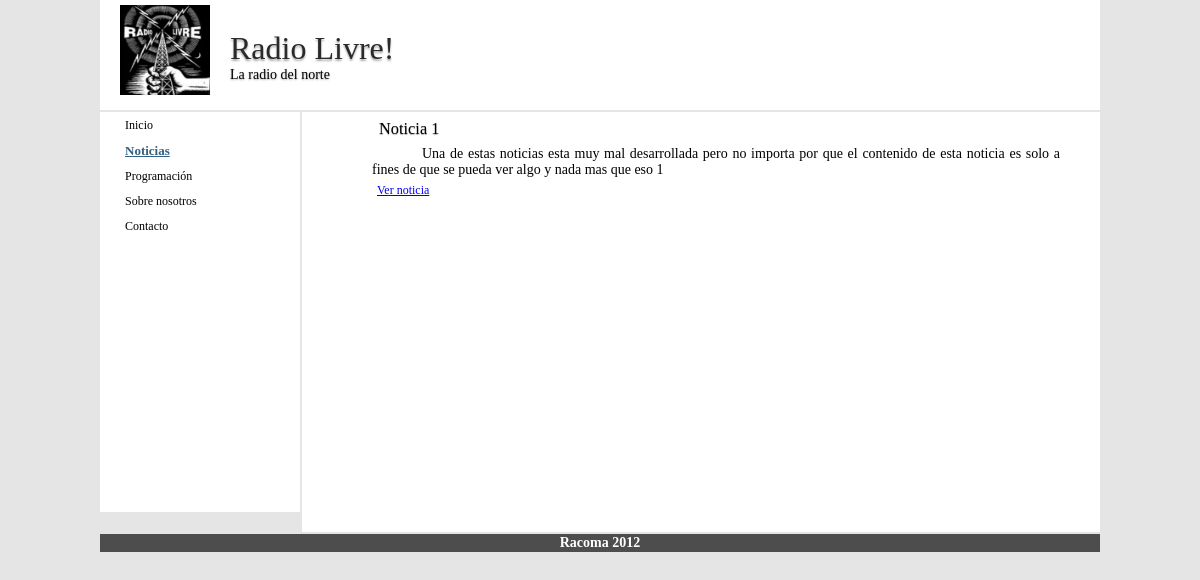
The page /index.php/news/view/1 on the database its author committed.
### application/controllers/news.php (called while the page is built, shortened)
<?php
class News extends CI_Controller {
    public function __construct()
    {
        $this->load->model('news_model');
        $this->load->helper('url');
        $this->menu = menu_ul('news');
    }
    public function view($id)
    {
        $data['news_item'] = $this->news_model->get_news($id);
        $data['title'] = $data['news_item']['title'];
        $data['menu'] = $this->menu;
        $this->load->view('templates/header', $data);
        $this->load->view('news/view', $data);
        $this->load->view('templates/footer');
    }
}

### index.php (called while the page is built, shortened)
<?php
require_once BASEPATH.'core/CodeIgniter.php';

### application/models/news_model.php (called while the page is built, shortened)
<?php
class News_model extends CI_Model {
    public function get_news($id = FALSE)
    {
        $query = $this->db->get_where('news', array('id' => $id));
        return $query->row_array();
    }
}

### application/views/news/view.php (the view)
<div class="new">
        <h3 ><?php echo $news_item['title'] ?></h3>
        <div class="new-text">
            <?php echo $news_item['content'] ?>
            <?php echo $news_item['id'] ?>
        </div>
        <p><?php echo anchor("news/$news_item[id]",'Ver noticia')?></p>
    </div>

### www/css/estilo_nel.css (style rules this page uses)
body { background-color: #E5E5E5; font-family: Verdana; }
h1, h2, h3 { font-weight: 200; text-shadow: 0 1px 1px #AAA; }
h2, h3, h4 { text-align: left; font-weight: 200; text-shadow: 0 1px 1px #AAA; }
* { margin: 0; padding: 0; }
.left_area li a { color: #000; font-family: Verdana; font-size:12px; text-decoration:none; text-align:left; display:block; width: 150px; padding:4px 0; -webkit-border-radius: 2px; -moz-border-radius: 2px; border-radius: 2px; }
.left_area li.current a { font-size: 13px; font-weight: 900; color: #346080; text-decoration: underline; top:2px }
.main_area p { font-family: Verdana; font-size: 12px; text-align: left; margin: 5px; }
.main_area h1, h3 { margin: 7px; }
.new { margin-bottom: 20px; padding-left: 60px; padding-right: 30px; font-size: 14px; }
.new-text { text-indent: 50px; text-align: justify; }

### rows shown on the page
news: title "Noticia 1", content "Una de estas noticias esta muy mal desarrollada pero no importa por que el contenido de esta noticia es solo a fines de que se pueda ver algo y nada mas que eso", id "1", id "Ver noticia"

### other values the page prints
anchor($item['link'],$item['title'],$id) "Inicio"
anchor($item['link'],$item['title'],$id) "Noticias"
anchor($item['link'],$item['title'],$id) "Programación"
anchor($item['link'],$item['title'],$id) "Sobre nosotros"
anchor($item['link'],$item['title'],$id) "Contacto"
